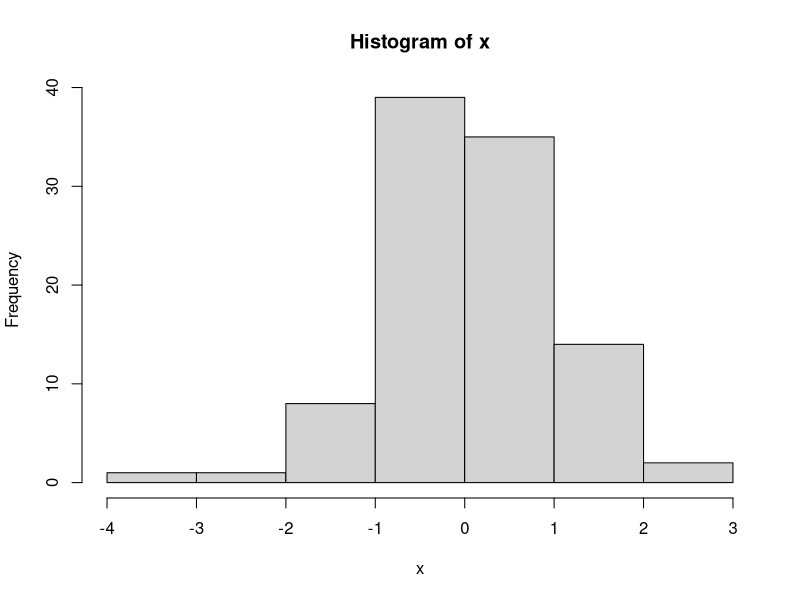
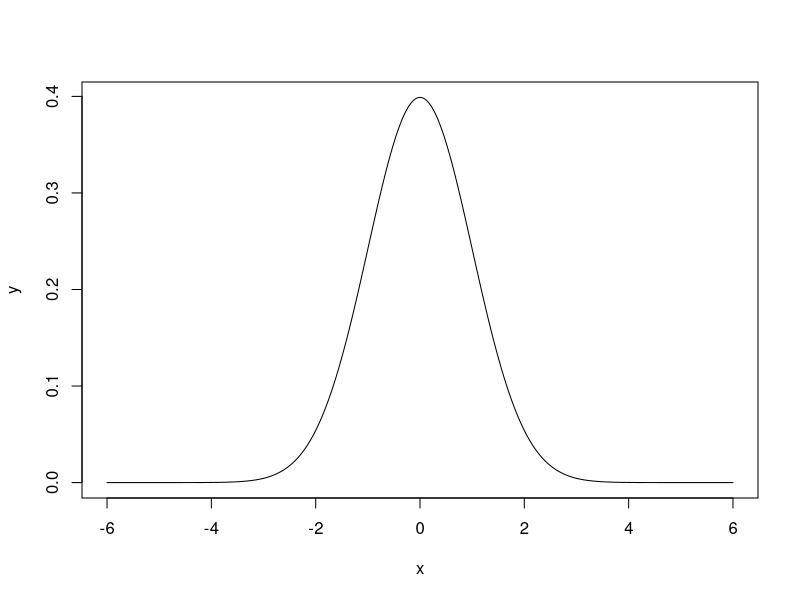

The R source for these figures, in order:
# Distribuição Normal

# Obs: Caso tenha problemas com a acentuação, consulte este link:
# https://support.rstudio.com/hc/en-us/articles/200532197-Character-Encoding

# Configurando o diretório de trabalho
# Coloque entre aspas o diretório de trabalho que você está usando no seu computador
# Não use diretórios com espaço no nome
setwd("C:/FCD/BigDataRAzure/Cap09")
getwd()


# A Distribuição Normal, ou Gaussiana, é a mais importante distribuição contínua. 
# Isso por conta de vários fatores, entre eles, o teorema central do limite, o qual é um resultado essencial 
# em aplicações práticas e teóricas, pois garante que, mesmo que os dados não sejam distribuídos segundo uma normal, 
# a média dos dados converge para uma distribuição normal conforme o número de dados aumenta.

# O R inclui funcionalidades para operações com distribuições de probabilidades. 
# Para cada distribuição há 4 operações básicas indicadas pelas letras:

# d: calcula a densidade de probabilidade f(x) no ponto
# p: calcula a função de probabilidade acumulada F(x) no ponto
# q: calcula o quantil correspondente a uma dada probabilidade
# r: retira uma amostra da distribuição

# Para utlizar as funções combina-se uma das letras acima com uma abreviatura do nome da distribuição. 
# Por exemplo, para calcular probabilidades usamos: pnorm para normal, pexp para exponencial, 
# pbinom para binomial, ppois para Poisson e assim por diante.

# x <- rnorm(n, mean, sd)
# Onde n é o tamanho da amostra e mean e sd são parâmetros opcionais relacionados à média e desvio padrão, 
# respectivamente.

# Distribuição Normal
?rnorm
x <- rnorm(100)
hist(x)

# Densidade
# # Observe que o gráfico gerado assemelha-se a uma Gaussiana e não apresenta assimentria. 
# Quando o gráfico da distribuição possui tal forma, há grandes chances de se tratar de uma distribuição normal.
x <- seq(-6, 6, by=0.01)
y <- dnorm(x)
plot(x, y, type="l")

